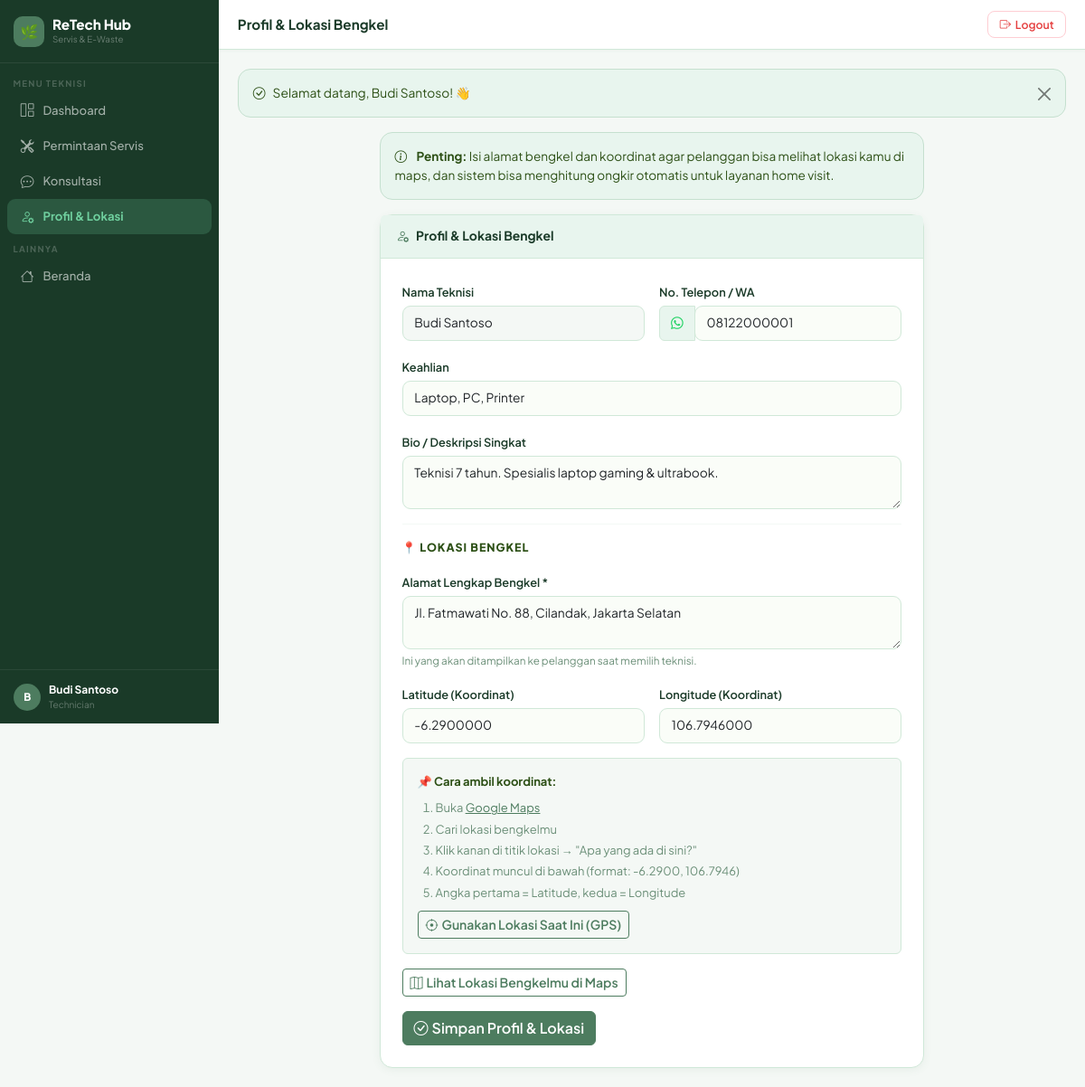
/technician/profile.php (signed in), run on the app's committed database.
### tables this page shows
CREATE TABLE IF NOT EXISTS users (
    id INT AUTO_INCREMENT PRIMARY KEY,
    name VARCHAR(255) NOT NULL,
    email VARCHAR(255) UNIQUE NOT NULL,
    password VARCHAR(255) NOT NULL,
    role ENUM('user','technician','admin') DEFAULT 'user',
    phone VARCHAR(20) NULL,
    address TEXT NULL,
    latitude DECIMAL(10,7) NULL,    
    longitude DECIMAL(10,7) NULL,
    created_at TIMESTAMP DEFAULT CURRENT_TIMESTAMP,
    updated_at TIMESTAMP DEFAULT CURRENT_TIMESTAMP ON UPDATE CURRENT_TIMESTAMP
);

CREATE TABLE IF NOT EXISTS technicians (
    id INT AUTO_INCREMENT PRIMARY KEY,
    user_id INT NOT NULL,
    keahlian VARCHAR(255) NOT NULL,
    lokasi VARCHAR(255) NOT NULL,          
    workshop_address TEXT NULL,            
    latitude DECIMAL(10,7) NULL,           
    longitude DECIMAL(10,7) NULL,          
    bio TEXT NULL,
    is_available TINYINT(1) DEFAULT 1,
    rating DECIMAL(2,1) DEFAULT 5.0,
    total_jobs INT DEFAULT 0,
    response_time INT DEFAULT 60,
    price_start INT DEFAULT 50000,
    is_verified TINYINT(1) DEFAULT 0,     
    verified_at TIMESTAMP NULL,
    reject_reason VARCHAR(255) NULL,      
    created_at TIMESTAMP DEFAULT CURRENT_TIMESTAMP,
    updated_at TIMESTAMP DEFAULT CURRENT_TIMESTAMP ON UPDATE CURRENT_TIMESTAMP,
    FOREIGN KEY (user_id) REFERENCES users(id) ON DELETE CASCADE
);

### technician/profile.php (the view, shortened to what this page needs)
<?php
require_once __DIR__ . '/../includes/functions.php';
require_once __DIR__ . '/../includes/layout.php';
$pdo = getDB();
$uid = $_SESSION['user_id'];
$techStmt = $pdo->prepare("SELECT t.*,u.name,u.phone,u.address FROM technicians t JOIN users u ON t.user_id=u.id WHERE t.user_id=?");
$techStmt->execute([$uid]); $tech = $techStmt->fetch();
pageHeader('Profil & Lokasi', 'Profil & Lokasi Bengkel');
?>
<div class="row justify-content-center">
<div class="col-lg-8">
<div class="alert" style="background:var(--sage-lt);border:1.5px solid var(--sage-md);font-size:.85rem;color:var(--sage-dk);">
    <i class="bi bi-info-circle me-2"></i>
    <strong>Penting:</strong> Isi alamat bengkel dan koordinat agar pelanggan bisa melihat lokasi kamu di maps,
    dan sistem bisa menghitung ongkir otomatis untuk layanan home visit.
</div>
<div class="card">
    <div class="card-header" style="background:var(--sage-lt);">
        <i class="bi bi-person-gear me-2" style="color:var(--sage)"></i>Profil & Lokasi Bengkel
    </div>
    <div class="card-body p-4">
        <form method="POST">
            <div class="row g-3 mb-3">
                <div class="col-sm-6">
                    <label class="form-label">Nama Teknisi</label>
                    <input type="text" class="form-control" value="<?= e($tech['name'] ?? '') ?>" readonly style="background:var(--sand);">
                </div>
                <div class="col-sm-6">
                    <label class="form-label">No. Telepon / WA</label>
                    <div class="input-group">
                        <span class="input-group-text"><i class="bi bi-whatsapp" style="color:#25D366"></i></span>
                        <input type="text" name="phone" class="form-control" placeholder="08xxxxxxxxxx" value="<?= e($tech['phone'] ?? '') ?>">
                    </div>
                </div>
            </div>
            <div class="mb-3">
                <label class="form-label">Keahlian</label>
                <input type="text" name="keahlian" class="form-control"
                       placeholder="Contoh: Laptop, Handphone, TV, AC"
                       value="<?= e($tech['keahlian'] ?? '') ?>" required>
            </div>
            <div class="mb-3">
                <label class="form-label">Bio / Deskripsi Singkat</label>
                <textarea name="bio" rows="2" class="form-control"
                          placeholder="Ceritakan pengalaman dan spesialisasi kamu..."><?= e($tech['bio'] ?? '') ?></textarea>
            </div>
            <hr style="border-color:var(--border);">
            <div style="font-size:.78rem;font-weight:800;text-transform:uppercase;letter-spacing:1px;color:var(--sage-dk);margin-bottom:1rem;">
                📍 Lokasi Bengkel
            </div>
            <div class="mb-3">
                <label class="form-label">Alamat Lengkap Bengkel *</label>
                <textarea name="workshop_address" id="workshopAddress" rows="2" class="form-control"
                          placeholder="Jl. ... No. ..., Kelurahan, Kecamatan, Kota"
                          required><?= e($tech['workshop_address'] ?? '') ?></textarea>
                <div class="form-text">Ini yang akan ditampilkan ke pelanggan saat memilih teknisi.</div>
            </div>
            <div class="row g-3 mb-3">
                <div class="col-sm-6">
                    <label class="form-label">Latitude (Koordinat)</label>
                    <input type="text" name="latitude" id="techLat" class="form-control"
                           placeholder="-6.2900" value="<?= e((string)($tech['latitude'] ?? '')) ?>">
                </div>
                <div class="col-sm-6">
                    <label class="form-label">Longitude (Koordinat)</label>
                    <input type="text" name="longitude" id="techLng" class="form-control"
                           placeholder="106.7946" value="<?= e((string)($tech['longitude'] ?? '')) ?>">
                </div>
            </div>
            <div class="p-3 rounded mb-3" style="background:var(--sand);border:1px solid var(--border);font-size:.81rem;">
                <div style="font-weight:700;color:var(--sage-dk);margin-bottom:.5rem;">📌 Cara ambil koordinat:</div>
                <ol style="color:var(--muted);margin:0;padding-left:1.25rem;line-height:1.8;">
                    <li>Buka <a href="https://maps.google.com" target="_blank" style="color:var(--sage);">Google Maps</a></li>
                    <li>Cari lokasi bengkelmu</li>
                    <li>Klik kanan di titik lokasi → "Apa yang ada di sini?"</li>
                    <li>Koordinat muncul di bawah (format: -6.2900, 106.7946)</li>
                    <li>Angka pertama = Latitude, kedua = Longitude</li>
                </ol>
                <div class="mt-2">
                    <button type="button" class="btn btn-sm btn-outline-success" onclick="getMyLocation()">
                        <i class="bi bi-crosshair me-1"></i>Gunakan Lokasi Saat Ini (GPS)
                    </button>
                </div>
            </div>
            <?php if ($tech['latitude'] && $tech['longitude']): ?>
            <div class="mb-3">
                <a href="https://maps.google.com/?q=<?= $tech['latitude'] ?>,<?= $tech['longitude'] ?>" target="_blank"
                   class="btn btn-sm btn-outline-success">
                    <i class="bi bi-map me-1"></i>Lihat Lokasi Bengkelmu di Maps
                </a>
            </div>
            <?php endif; ?>
            <button type="submit" class="btn btn-primary">
                <i class="bi bi-check-circle me-1"></i>Simpan Profil & Lokasi
            </button>
        </form>
    </div>
</div>
</div>
</div>
<?php pageFooter(); ?>

### includes/layout.php (shortened to what this page needs)
<?php
function pageHeader(string $title = 'Dashboard', string $pageTitle = ''): void {
    $user   = currentUser();
    $role   = $_SESSION['user_role'] ?? '';
    $active = $_SERVER['PHP_SELF'];
    $base   = BASE_URL;
?>
<!DOCTYPE html>
<html lang="id">
<head>
    <link href="https://cdn.jsdelivr.net/npm/bootstrap@5.3.2/dist/css/bootstrap.min.css" rel="stylesheet">
    <link href="https://cdn.jsdelivr.net/npm/bootstrap-icons@1.11.3/font/bootstrap-icons.min.css" rel="stylesheet">
</head>
<body>
<aside class="sidebar" id="sidebar">
    <div class="sb-brand">
        <div class="lbox">🌿</div>
        <div>
            <div class="bname">ReTech Hub</div>
            <div class="bsub">Servis &amp; E-Waste</div>
        </div>
    </div>
    <nav class="sb-nav">
        <?php if ($role === 'admin'): ?>
            <div class="sb-sec">Manajemen</div>
            <a href="<?= $base ?>/admin/dashboard.php" <?= str_contains($active,'admin/dashboard') ? 'class="active"' : '' ?>><i class="bi bi-grid-1x2"></i> Dashboard</a>
            <a href="<?= $base ?>/admin/users/index.php" <?= str_contains($active,'admin/users') ? 'class="active"' : '' ?>><i class="bi bi-people"></i> Kelola User</a>
            <a href="<?= $base ?>/admin/services.php" <?= str_contains($active,'admin/services') ? 'class="active"' : '' ?>><i class="bi bi-tools"></i> Semua Servis</a>
            <a href="<?= $base ?>/admin/technician_verify.php" <?= str_contains($active,'technician_verify') ? 'class="active"' : '' ?>><i class="bi bi-shield-check"></i> Verifikasi Teknisi</a>
            <a href="<?= $base ?>/admin/settings.php" <?= str_contains($active,'admin/settings') ? 'class="active"' : '' ?>><i class="bi bi-gear"></i> Pengaturan</a>
            <div class="sb-sec">Konten</div>
            <a href="<?= $base ?>/admin/ewaste/index.php" <?= str_contains($active,'admin/ewaste') ? 'class="active"' : '' ?>><i class="bi bi-recycle"></i> Lokasi E-Waste</a>
            <a href="<?= $base ?>/admin/articles/index.php" <?= str_contains($active,'admin/articles') ? 'class="active"' : '' ?>><i class="bi bi-journal-text"></i> Artikel</a>
        <?php elseif ($role === 'technician'): ?>
            <div class="sb-sec">Menu Teknisi</div>
            <a href="<?= $base ?>/technician/dashboard.php" <?= str_contains($active,'technician/dashboard') ? 'class="active"' : '' ?>><i class="bi bi-grid-1x2"></i> Dashboard</a>
            <a href="<?= $base ?>/technician/services.php" <?= str_contains($active,'technician/services') ? 'class="active"' : '' ?>><i class="bi bi-tools"></i> Permintaan Servis</a>
            <a href="<?= $base ?>/technician/chat.php" <?= str_contains($active,'technician/chat') ? 'class="active"' : '' ?>><i class="bi bi-chat-dots"></i> Konsultasi</a>
            <a href="<?= $base ?>/technician/profile.php" <?= str_contains($active,'technician/profile') ? 'class="active"' : '' ?>><i class="bi bi-person-gear"></i> Profil &amp; Lokasi</a>
        <?php endif; ?>
        <div class="sb-sec">Lainnya</div>
        <a href="<?= $base ?>/index.php"><i class="bi bi-house"></i> Beranda</a>
    </nav>
    <?php if ($user): ?>
    <div class="sb-user">
        <div class="av"><?= strtoupper(substr($user['name'] ?? 'U', 0, 1)) ?></div>
        <div>
            <div class="un"><?= htmlspecialchars($user['name'] ?? '') ?></div>
            <div class="ur"><?= ucfirst($role) ?></div>
        </div>
    </div>
    <?php endif; ?>
</aside>
<div class="main">
    <div class="topbar">
        <div class="d-flex align-items-center gap-2">
            <span class="ptitle"><?= htmlspecialchars($pageTitle ?: $title) ?></span>
        </div>
        <form method="POST" action="<?= $base ?>/logout.php" class="m-0">
            <button type="submit" class="btn-lo">
                <i class="bi bi-box-arrow-right"></i> Logout
            </button>
        </form>
    </div>
    <div class="page-body">
<?php
}
function pageFooter(): void {
    echo '</div></div>';
    echo '</body></html>';
}

### includes/layout.php (style rules this page uses)
:root { --sage: #4D7C5F; --sage-dk: #2D5016; --sage-lt: #E8F5EE; --sage-md: #C5E0CF; --mint: #6FCF9E; --forest: #1A3A28; --cream: #FAFDF8; --sand: #F4F8F5; --border: #D0E8D8; --txt: #1A3A28; --muted: #6B8F78; --white: #FFFFFF; --shadow: 0 2px 10px rgba(77,124,95,.08); --r: 14px; }
* { font-family: 'Plus Jakarta Sans', sans-serif; box-sizing: border-box; }
body { background: var(--sand); color: var(--txt); margin: 0; }
.sidebar { width: 242px; min-height: 100vh; background: var(--forest); position: fixed; top: 0; left: 0; z-index: 1000; display: flex; flex-direction: column; transition: transform .3s; }
.sb-brand { padding: 1.1rem .95rem; border-bottom: 1px solid rgba(255,255,255,.08); display: flex; align-items: center; gap: .55rem; }
.sb-brand .lbox { width: 34px; height: 34px; background: var(--sage); border-radius: 10px; display: flex; align-items: center; justify-content: center; font-size: 1rem; flex-shrink: 0; }
.sb-brand .bname { color: #fff; font-size: .95rem; font-weight: 800; line-height: 1.1; }
.sb-brand .bsub { color: rgba(255,255,255,.35); font-size: .61rem; }
.sb-nav { padding: .35rem 0; flex: 1; overflow-y: auto; }
.sb-sec { padding: .55rem .9rem .18rem; font-size: .6rem; font-weight: 700; text-transform: uppercase; letter-spacing: 1.3px; color: rgba(255,255,255,.22); }
.sb-nav a { display: flex; align-items: center; gap: .55rem; padding: .52rem .85rem; margin: .03rem .5rem; color: rgba(255,255,255,.6); text-decoration: none; font-size: .82rem; font-weight: 500; border-radius: 9px; transition: .15s; }
.sb-nav a i { font-size: .92rem; width: 17px; text-align: center; flex-shrink: 0; }
.sb-nav a.active { background: rgba(111,207,158,.2); color: var(--mint); font-weight: 700; }
.sb-nav a.active i { color: var(--mint); }
.sb-user { padding: .8rem .95rem; border-top: 1px solid rgba(255,255,255,.07); display: flex; align-items: center; gap: .55rem; }
.av { width: 30px; height: 30px; background: var(--sage); border-radius: 50%; display: flex; align-items: center; justify-content: center; color: #fff; font-weight: 800; font-size: .73rem; flex-shrink: 0; }
.un { color: #fff; font-size: .75rem; font-weight: 700; }
.ur { color: rgba(255,255,255,.32); font-size: .63rem; }
.main { margin-left: 242px; min-height: 100vh; }
.topbar { background: var(--white); padding: .78rem 1.3rem; border-bottom: 1px solid var(--border); display: flex; align-items: center; justify-content: space-between; position: sticky; top: 0; z-index: 100; box-shadow: 0 1px 4px rgba(77,124,95,.06); }
.ptitle { font-weight: 700; font-size: .95rem; color: var(--txt); margin: 0; }
.btn-lo { background: transparent; border: 1.5px solid #FECDD3; color: #E53E3E; border-radius: 8px; padding: .27rem .78rem; font-size: .77rem; font-weight: 600; cursor: pointer; transition: .15s; display: flex; align-items: center; gap: .3rem; }
.page-body { padding: 1.3rem; }
.card { border: 1px solid var(--border); border-radius: var(--r); box-shadow: var(--shadow); background: var(--white); }
.card-header { background: transparent; border-bottom: 1px solid var(--border); padding: .82rem 1.1rem; font-weight: 700; font-size: .87rem; color: var(--txt); }
.card-body { padding: 1.1rem; }
.btn-primary, .btn-primary:focus { background: var(--sage); border-color: var(--sage); color: #fff; font-weight: 600; }
.btn-outline-success { color: var(--sage); border-color: var(--sage); font-weight: 600; }
.form-control, .form-select { border-color: var(--border); border-radius: 9px !important; font-size: .86rem; padding: .5rem .8rem; background: #FAFDF8; }
.form-label { font-size: .8rem; font-weight: 600; color: var(--txt); margin-bottom: .3rem; }
.form-text { font-size: .73rem; color: var(--muted); }
.input-group-text { background: var(--sage-lt); border-color: var(--border); font-size: .86rem; }
.alert { border-radius: var(--r); border: none; font-size: .86rem; }

### data on the page
users: name "B", name "Budi Santoso"
technicians: user.name "Budi Santoso", phone "08122000001", keahlian "Laptop, PC, Printer", bio "Teknisi 7 tahun. Spesialis laptop gaming & ultrabook.", workshop_address "Jl. Fatmawati No. 88, Cilandak, Jakarta Selatan", latitude "-6.2900000", longitude "106.7946000"

### other printed values
$role "Technician"
$pageTitle ?: $title "Profil & Lokasi Bengkel"
$flash['msg'] "Selamat datang, Budi Santoso! 👋"
